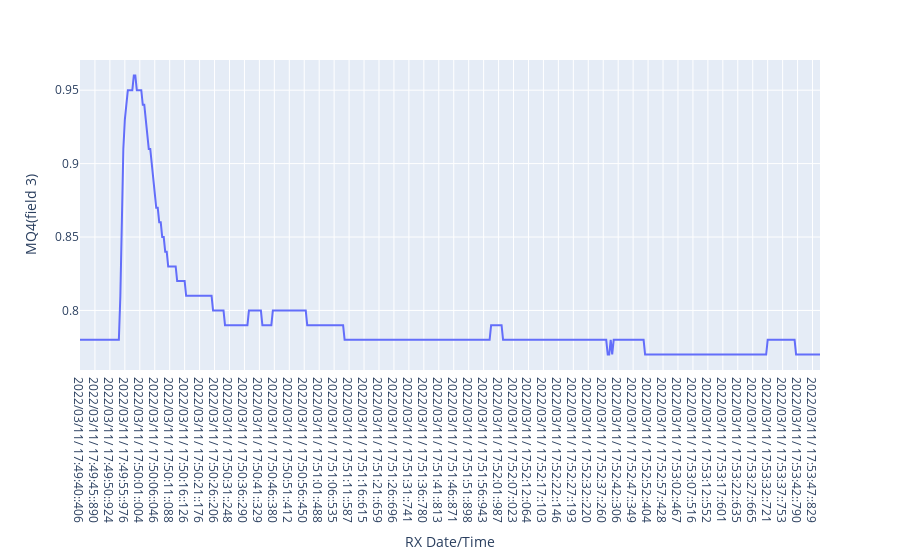

Notebook source saved alongside this figure:
### Code cell
px.line(pc, x="RX Date/Time", y="MQ4(field 3)")

### Figure 1 — Plotly figure (JSON) as saved in the notebook; plotly's stock layout.template omitted (floating-point values rounded to 4 significant figures; data arrays with more than 128 entries replaced by an {"elided": "..."} marker saying what was removed)
{"data": [{"hovertemplate": "RX Date/Time=%{x}<br>MQ4(field 3)=%{y}<extra></extra>", "legendgroup": "", "line": {"color": "#636efa", "dash": "solid"}, "mode": "lines", "name": "", "orientation": "v", "showlegend": false, "type": "scatter", "x": {"elided": "497 str values"}, "xaxis": "x", "y": {"elided": "497 float values"}, "yaxis": "y"}], "layout": {"autosize": true, "legend": {"tracegroupgap": 0}, "margin": {"t": 60}, "xaxis": {"anchor": "y", "autorange": true, "domain": [0, 1], "range": [0, 495], "title": {"text": "RX Date/Time"}, "type": "category"}, "yaxis": {"anchor": "x", "autorange": true, "domain": [0, 1], "range": [0.7594, 0.9706], "title": {"text": "MQ4(field 3)"}, "type": "linear"}}}
